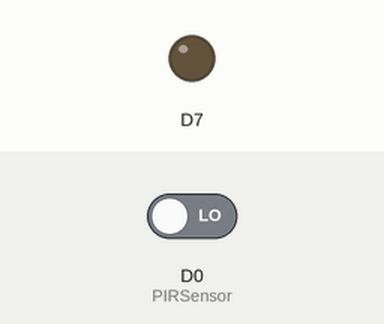
Simulated run of this sketch. Board: Particle Photon. Shown: output pins drawn as LEDs (lit = HIGH). Inputs (shaded band) come from the test bench; at power-on: D0 (PIRSensor) LOW.

Above: at 1.2 s.
1.3 s: D0 (PIRSensor) driven HIGH
At 2.0 s:
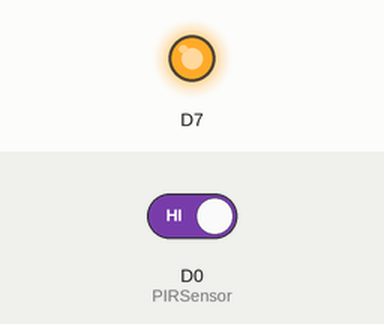
Timing chart, 0 to 4.3 s (numbered marks = the images above; inputs shaded):
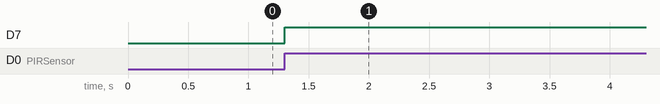

The sketch:

motionwebhook.ino
```cpp
int PIRSensor =D0;
int state = 0;
char buff [16];
int motion = 0;

void setup() {

    pinMode(D7,OUTPUT);
    pinMode(PIRSensor,INPUT);

}

void loop() {

    motion = digitalRead(PIRSensor);

    if (motion == HIGH) {

        digitalWrite(D7,HIGH);
        sprintf(buff,"%d",motion);
        const char* motion = buff;
        Particle.publish("motion-detected",motion,PRIVATE);
        delay(30000);

    }
    else if (motion == LOW) {
        digitalWrite(D7,LOW);
    }
}
```

Measured:
- after the input at 1.3 s, D7: LOW → HIGH at once
